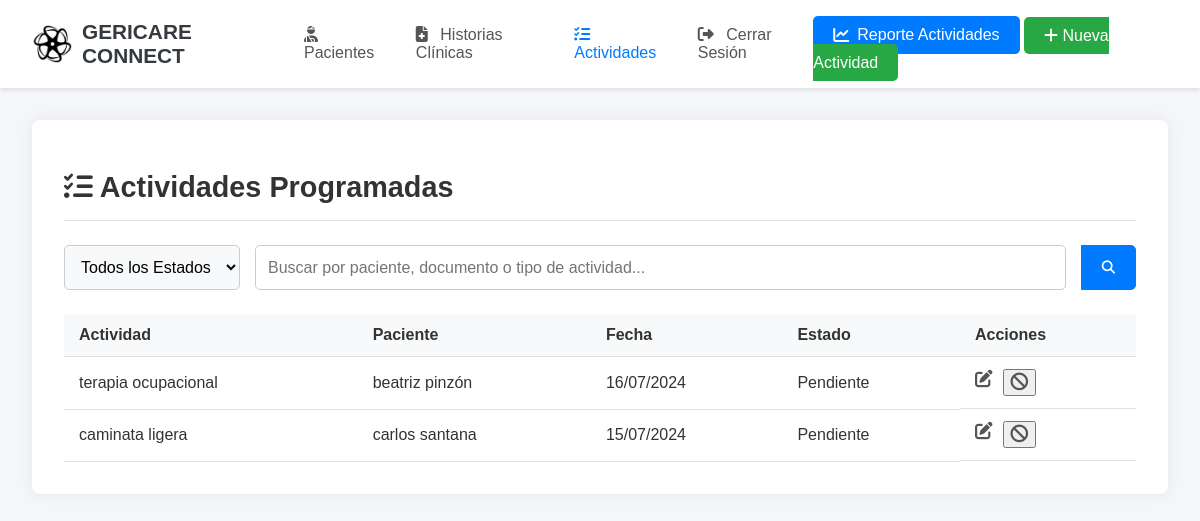
The app's page /views/admin/html_admin/admin_actividades.php (signed in) with its own data.
### tables this page shows
create table tb_actividad (
    id_actividad int primary key auto_increment,
    id_paciente int not null,
    id_usuario_administrador int not null,
    tipo_actividad varchar(100) not null,
    descripcion_actividad text null,
    fecha_actividad date not null,
    hora_inicio time null,
    hora_fin time null,
    estado_actividad enum('Pendiente','Completada','Inactivo') default 'Pendiente'
);

### models/clases/actividad.php (called while the page is built, shortened)
<?php
require_once __DIR__ . '/../data_base/database.php';
class Actividad {
    private $conn;
    public function __construct() {
        global $conn;
        $this->conn = $conn;
    }
    public function consultar($busqueda = null, $estado_filtro = null) {
        try {
            $stmt = $this->conn->prepare("call consultar_actividades(?, ?)");
            $stmt->execute([$busqueda, $estado_filtro]);
            return $stmt->fetchAll(PDO::FETCH_ASSOC);
        } catch (Exception $e) {
            throw $e;
        }
    }
}
?>

### views/admin/html_admin/admin_actividades.php (the view, shortened to what this page needs)
<?php
require_once __DIR__ . '/../../../models/clases/actividad.php';
$busqueda = $_GET['busqueda'] ?? '';
$estado_filtro = $_GET['estado'] ?? '';
$modelo_actividad = new Actividad();
$actividades = $modelo_actividad->consultar($busqueda, $estado_filtro);
?>
<!DOCTYPE html>
<html lang="es">
<head>
    <link rel="stylesheet" href="https://cdnjs.cloudflare.com/ajax/libs/font-awesome/6.2.0/css/all.min.css">
    <link rel="stylesheet" href="../css_admin/historia_clinica_lista.css">
</head>
<body>
    <header class="admin-header">
        <div class="logo-container">
            <img src="../../imagenes/Geri_Logo-..png" alt="Logo" class="logo" onclick="window.location.href='admin_pacientes.php'">
            <span class="app-name">GERICARE CONNECT</span>
        </div>
        <nav>
            <ul>
                <li><a href="admin_pacientes.php"><i class="fas fa-user-injured"></i> Pacientes</a></li>
                <li><a href="historia_clinica.php"><i class="fas fa-file-medical"></i> Historias Clínicas</a></li>
                <li><a href="admin_actividades.php" class="active"><i class="fas fa-tasks"></i> Actividades</a></li>
                <li><a href="../../../controllers/admin/logout.php"><i class="fas fa-sign-out-alt"></i> Cerrar Sesión</a></li>
            </ul>
        </nav>
        <div class="add-button-container">
            <a href="reporte_actividades_cuidador.php" class="btn-report"><i class="fas fa-chart-line"></i> Reporte Actividades</a>
            <a href="form_actividades.php" class="btn-add"><i class="fas fa-plus"></i> Nueva Actividad</a>
        </div>
        </header>
    <main class="admin-content">
        <div class="historias-container">
            <h1><i class="fas fa-tasks"></i> Actividades Programadas</h1>
            <div class="search-container">
                <form method="GET">
                    <select name="estado" onchange="this.form.submit()">
                        <option value=""> Todos los Estados </option>
                    </select>
                    <input type="search" name="busqueda" placeholder="Buscar por paciente, documento o tipo de actividad..." value="<?= htmlspecialchars($busqueda) ?>">
                    <button type="submit"><i class="fas fa-search"></i></button>
                </form>
            </div>
            <div class="table-container">
                <table>
                    <thead>
                        <tr>
                            <th>Actividad</th>
                            <th>Paciente</th>
                            <th>Fecha</th>
                            <th>Estado</th>
                            <th>Acciones</th>
                        </tr>
                    </thead>
                    <tbody>
                        <?php if (empty($actividades)): ?>
                            <tr><td colspan="5">No se encontraron actividades.</td></tr>
                        <?php else: ?>
                            <?php foreach ($actividades as $actividad): ?>
                                <tr>
                                    <td><?= htmlspecialchars($actividad['tipo_actividad']) ?></td>
                                    <td><?= htmlspecialchars($actividad['nombre_paciente']) ?></td>
                                    <td><?= htmlspecialchars(date("d/m/Y", strtotime($actividad['fecha_actividad']))) ?></td>
                                    <td><?= htmlspecialchars($actividad['estado_actividad']) ?></td>
                                    <td class="actions">
                                        <?php if ($actividad['estado_actividad'] == 'Pendiente'): ?>
                                            <a href="form_actividades.php?id=<?= $actividad['id_actividad'] ?>" class="btn-action btn-edit" title="Editar"><i class="fas fa-edit"></i></a>
                                        <?php endif; ?>
                                        <button class="btn-action btn-delete"
                                                onclick="confirmarDesactivacion(<?= $actividad['id_actividad'] ?>)"
                                                title="Eliminar Actividad">
                                            <i class="fas fa-ban"></i>
                                        </button>
                                    </td>
                                </tr>
                            <?php endforeach; ?>
                        <?php endif; ?>
                    </tbody>
                </table>
            </div>
        </div>
    </main>
</body>
</html>

### views/admin/css_admin/historia_clinica_lista.css (style rules this page uses)
body { font-family: 'Poppins', sans-serif; margin: 0; background-color: #f4f6f9; color: #333; }
.admin-header { background-color: #fff; box-shadow: 0 2px 4px rgba(0,0,0,0.1); padding: 1rem 2rem; display: flex; justify-content: space-between; align-items: center; }
.logo-container { display: flex; align-items: center; }
.logo { width: 40px; cursor: pointer; margin-right: 10px; }
.app-name { font-size: 1.3rem; font-weight: 600; color: #343a40; }
nav ul { list-style: none; margin: 0; padding: 0; display: flex; }
nav ul li { margin-left: 1.5rem; }
nav ul li a { text-decoration: none; color: #555; font-weight: 500; transition: color 0.3s; }
nav ul li a:hover, nav ul li a.active { color: #007bff; }
nav ul li a i { margin-right: 0.5rem; }
.add-button-container .btn-add { background-color: #28a745; color: white; padding: 10px 20px; border-radius: 5px; text-decoration: none; font-weight: 500; transition: background-color 0.3s; }
.admin-content { padding: 2rem; }
.historias-container { max-width: 1200px; margin: 0 auto; background-color: #fff; padding: 2rem; border-radius: 8px; box-shadow: 0 0 15px rgba(0,0,0,0.07); }
.historias-container h1 { font-size: 1.8rem; color: #333; border-bottom: 1px solid #dee2e6; padding-bottom: 1rem; margin-bottom: 1.5rem; }
.search-container { margin-bottom: 1.5rem; }
.search-container form { display: flex; width: 100%; }
.search-container input { flex-grow: 1; padding: 12px; border: 1px solid #ccc; border-radius: 5px 0 0 5px; font-size: 1rem; outline: none; }
.search-container button { padding: 12px 20px; border: 1px solid #007bff; background-color: #007bff; color: white; border-radius: 0 5px 5px 0; cursor: pointer; }
.table-container { overflow-x: auto; }
table { width: 100%; border-collapse: collapse; }
table th, table td { padding: 12px 15px; text-align: left; border-bottom: 1px solid #dee2e6; }
table thead th { background-color: #f8f9fa; font-weight: 600; }
td.actions { display: flex; gap: 10px; }
.btn-edit, .btn-delete { color: #555; font-size: 1.1rem; text-decoration: none; transition: color 0.2s; }

### views/admin/html_admin/admin_actividades.php (style rules this page uses)
.search-container form { display: flex; gap: 15px; }
.search-container input, .search-container select { padding: 12px; border: 1px solid #ccc; border-radius: 5px; font-size: 1rem; outline: none; }
.search-container input { flex-grow: 1; }
.search-container select { background-color: #f8f9fa; }
.btn-report { background-color: #007bff; color: white; padding: 10px 20px; border-radius: 5px; text-decoration: none; font-weight: 500; transition: background-color 0.3s, transform 0.2s; display: inline-flex; align-items: center; gap: 8px; }

### records on screen
tb_actividad: tipo_actividad "terapia ocupacional", nombre_paciente "beatriz pinzón", fecha_actividad "16/07/2024", estado_actividad "Pendiente"
tb_actividad: tipo_actividad "caminata ligera", nombre_paciente "carlos santana", fecha_actividad "15/07/2024", estado_actividad "Pendiente"
